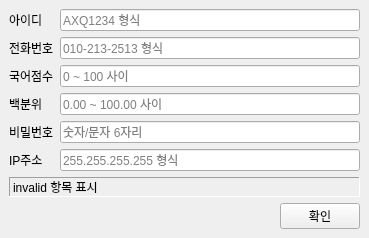
<?xml version="1.0" encoding="UTF-8"?>
<ui version="4.0">
 <class>MainWindow</class>
 <widget class="QMainWindow" name="MainWindow">
  <property name="geometry">
   <rect>
    <x>0</x>
    <y>0</y>
    <width>369</width>
    <height>222</height>
   </rect>
  </property>
  <property name="windowTitle">
   <string>MainWindow</string>
  </property>
  <widget class="QWidget" name="centralwidget">
   <layout class="QVBoxLayout" name="verticalLayout">
    <item>
     <layout class="QFormLayout" name="formLayout">
      <item row="0" column="0">
       <widget class="QLabel" name="Label">
        <property name="text">
         <string>아이디</string>
        </property>
       </widget>
      </item>
      <item row="0" column="1">
       <widget class="QLineEdit" name="LineEdit_4">
        <property name="inputMask">
         <string>AAA9999</string>
        </property>
        <property name="placeholderText">
         <string>AXQ1234 형식</string>
        </property>
       </widget>
      </item>
      <item row="1" column="0">
       <widget class="QLabel" name="Label_3">
        <property name="text">
         <string>전화번호</string>
        </property>
       </widget>
      </item>
      <item row="1" column="1">
       <widget class="QLineEdit" name="LineEdit_5">
        <property name="inputMask">
         <string/>
        </property>
        <property name="placeholderText">
         <string>010-213-2513 형식</string>
        </property>
       </widget>
      </item>
      <item row="2" column="0">
       <widget class="QLabel" name="Label_4">
        <property name="text">
         <string>국어점수</string>
        </property>
       </widget>
      </item>
      <item row="2" column="1">
       <widget class="QLineEdit" name="LineEdit_3">
        <property name="placeholderText">
         <string>0 ~ 100 사이</string>
        </property>
       </widget>
      </item>
      <item row="3" column="0">
       <widget class="QLabel" name="Label_5">
        <property name="text">
         <string>백분위</string>
        </property>
       </widget>
      </item>
      <item row="3" column="1">
       <widget class="QLineEdit" name="LineEdit">
        <property name="placeholderText">
         <string>0.00 ~ 100.00 사이</string>
        </property>
       </widget>
      </item>
      <item row="4" column="0">
       <widget class="QLabel" name="Label_2">
        <property name="text">
         <string>비밀번호</string>
        </property>
       </widget>
      </item>
      <item row="4" column="1">
       <widget class="QLineEdit" name="LineEdit_2">
        <property name="inputMask">
         <string/>
        </property>
        <property name="placeholderText">
         <string>숫자/문자 6자리</string>
        </property>
       </widget>
      </item>
      <item row="5" column="0">
       <widget class="QLabel" name="iPLabel">
        <property name="text">
         <string>IP주소</string>
        </property>
       </widget>
      </item>
      <item row="5" column="1">
       <widget class="QLineEdit" name="linIP">
        <property name="inputMask">
         <string/>
        </property>
        <property name="placeholderText">
         <string>255.255.255.255 형식</string>
        </property>
       </widget>
      </item>
     </layout>
    </item>
    <item>
     <widget class="QLabel" name="lblError">
      <property name="frameShape">
       <enum>QFrame::Panel</enum>
      </property>
      <property name="frameShadow">
       <enum>QFrame::Sunken</enum>
      </property>
      <property name="text">
       <string>invalid 항목 표시</string>
      </property>
     </widget>
    </item>
    <item>
     <layout class="QHBoxLayout" name="horizontalLayout">
      <item>
       <spacer name="horizontalSpacer">
        <property name="orientation">
         <enum>Qt::Horizontal</enum>
        </property>
        <property name="sizeHint" stdset="0">
         <size>
          <width>40</width>
          <height>20</height>
         </size>
        </property>
       </spacer>
      </item>
      <item>
       <widget class="QPushButton" name="btnOK">
        <property name="text">
         <string>확인</string>
        </property>
       </widget>
      </item>
     </layout>
    </item>
   </layout>
  </widget>
 </widget>
 <resources/>
 <connections/>
</ui>
